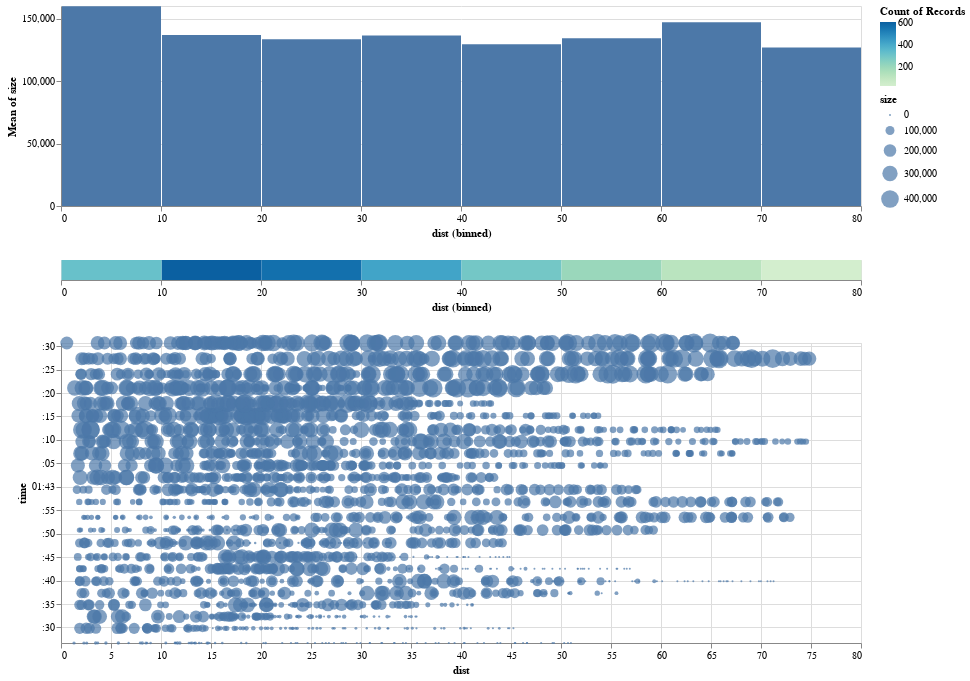

Notebook cell for this chart:
### Code cell
hist_plot

### Figure 1 — Vega-Lite specification as saved in the notebook (floating-point values rounded to 4 significant figures; data arrays with more than 128 entries replaced by an {"elided": "..."} marker saying what was removed)
{"config": {"view": {"continuousWidth": 400, "continuousHeight": 300}}, "vconcat": [{"mark": "bar", "encoding": {"x": {"bin": true, "field": "dist", "type": "quantitative"}, "y": {"aggregate": "mean", "field": "size", "type": "quantitative"}}, "height": 200, "width": 800}, {"mark": "rect", "encoding": {"color": {"aggregate": "count", "scale": {"scheme": "greenblue"}, "type": "quantitative"}, "x": {"bin": {"maxbins": 8}, "field": "dist", "type": "quantitative"}}, "width": 800}, {"mark": "circle", "encoding": {"size": {"field": "size", "type": "quantitative"}, "x": {"field": "dist", "type": "quantitative"}, "y": {"field": "time", "type": "temporal"}}, "width": 800}], "data": {"name": "data-e2f39a6a53a7933dc723a29000edf743"}, "$schema": "https://vega.github.io/schema/vega-lite/v4.17.0.json", "datasets": {"data-e2f39a6a53a7933dc723a29000edf743": {"elided": "2542 records"}}}
